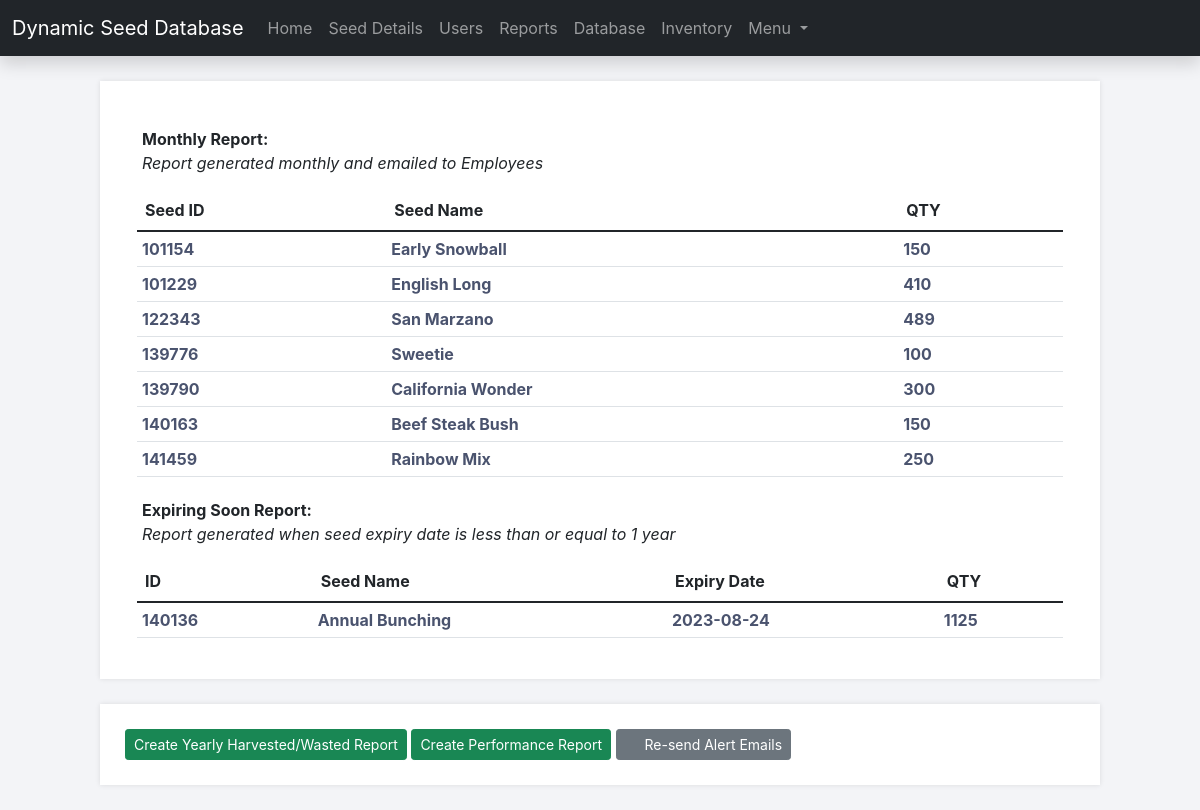
The page /alert-and-report.php (signed in) on the database its author committed.
### tables this page shows
CREATE TABLE `seeds_inventory` (
  `seed_id` int(6) NOT NULL,
  `seed_name` varchar(30) NOT NULL,
  `quantity` int(6) NOT NULL,
  `plant_date` date NOT NULL,
  `harvest_date` date NOT NULL,
  `purchase_date` date NOT NULL
);

CREATE TABLE `Seeds` (
  `seed_id` int(11) NOT NULL,
  `SeedName` varchar(50) NOT NULL,
  `SeedCategory` varchar(15) NOT NULL,
  `PlantingTime` varchar(75) NOT NULL,
  `GrowthTime` varchar(15) NOT NULL,
  `SeedHarvest` date DEFAULT NULL,
  `years` int(11) NOT NULL,
  `ExpireDate` date DEFAULT NULL,
  `ExpireDate2` varchar(15) NOT NULL,
  `PurchaseDate` varchar(20) DEFAULT NULL,
  `quantity1` int(11) DEFAULT NULL
);

### alert-and-report.php (the view, shortened to what this page needs)
<?php
$DATABASE_HOST = 'localhost';
$DATABASE_USER = 'phpmyadmin';
$DATABASE_PASS = 'root';
$DATABASE_NAME = 'dynamic_seed_management';
$con = mysqli_connect($DATABASE_HOST, $DATABASE_USER, $DATABASE_PASS, $DATABASE_NAME);
$stmt = $con->prepare('SELECT * FROM user WHERE id = ?');
$stmt->bind_param('i', $_SESSION['id']);
$stmt->execute();
$stmt->bind_result($id, $username, $full_name, $birth_date, $email_address, $password, $user_type, $isAdmin);
?>
<!DOCTYPE html>
<html>
	<head>
		<link href="style.css" rel="stylesheet" type="text/css">
		<link rel="stylesheet" href="https://use.fontawesome.com/releases/v5.7.1/css/all.css">
    	<link href="https://cdn.jsdelivr.net/npm/bootstrap@5.1.3/dist/css/bootstrap.min.css"
			  rel="stylesheet"
>
	</head>
	<body class="loggedin">
		<nav class="navbar navbar-expand-lg navbar-dark bg-dark shadow">
		  <div class="container-fluid">
			<a class="navbar-brand" href="#">Dynamic Seed Database</a>
			<div class="collapse navbar-collapse" id="navbarNavDropdown">
			  <ul class="navbar-nav">
				<li class="nav-item">
				  <a class="nav-link" aria-current="page" href="home.php">Home</a>
				</li>
				<li class="nav-item">
				  <a class="nav-link" href="seed-page.php">Seed Details</a>
				</li>
				<?php
				if ($isAdmin == 'yes') {
				echo  '<li class="nav-item active"><a class="nav-link" href="users.php">Users</a></li>',
					  '<li class="nav-item"><a class="nav-link" href="alert-and-report.php">Reports</a></li>',
					  '<li class="nav-item"><a class="nav-link" href="seed-database.php">Database</a></li>';
				} ?>
				<li class="nav-item">
				  <a class="nav-link" href="inventory.php">Inventory</a>
				</li>
				<li class="nav-item dropdown">
				  <a class="nav-link dropdown-toggle" href="#" id="navbarDropdownMenuLink" role="button" data-bs-toggle="dropdown" aria-expanded="false">
					Menu
				  </a>
				</li>
			  </ul>
			</div>
		  </div>
		</nav>
		<div class="content">
			<div>
		<div class="mt-3">
			<div class="container-fluid">
				<p><b>Monthly Report: </b><br>
				<i>Report generated monthly and emailed to Employees</i>
				</p>
				<table class="table">
					<thead>
					<tr>
						<th scope="col">Seed ID</th>
						<th scope="col">Seed Name</th>
						<th scope="col">QTY</th>
					</tr>
					</thead>
					<?php
					$query = mysqli_query($con, "SELECT * FROM seeds_inventory WHERE quantity<1000;");
					while($row = mysqli_fetch_assoc($query)){ ?>
					<tr>
						<td><?php echo $row['seed_id']; ?></td>
						<td><?php echo $row['seed_name']; ?></td>
						<td><?php echo $row['quantity']; ?></td>
					</tr>
					<?php } ?>
				</table>
				<p><b>Expiring Soon Report:</b> <br>
				<i>Report generated when seed expiry date is less than or equal to 1 year</i>
				</p>
				<table class="table">
					<thead>
					<tr>
						<th scope="col">ID</th>
						<th scope="col">Seed Name</th>
						<th scope="col">Expiry Date</th>
						<th scope="col">QTY</th>
					</tr>
					</thead>
					<?php
					$query = mysqli_query($con, "SELECT * FROM Seeds WHERE years<=1;");
					while($row = mysqli_fetch_assoc($query)){ ?>
					<tr>
						<td><?php echo $row['seed_id']; ?></td>
						<td><?php echo $row['SeedName']; ?></td>
						<td><?php echo $row['ExpireDate']; ?></td>
						<td><?php echo $row['quantity1']; ?></td>
					</tr>
					<?php } ?>
				</table>
			</div>
				</div>
			</div>
			<div>
				<a href="top5seeds.php" class="btn btn-success btn-sm text-decoration-none">Create Yearly Harvested/Wasted Report</a>
				<a href="performanceuser.php" class="btn btn-success btn-sm text-decoration-none">Create Performance Report</a>
				<a href="generate-report.php" class="btn btn-secondary btn-sm" type="button"><span class="spinner-grow spinner-grow-sm" role="status" aria-hidden="true"></span> Re-send Alert Emails</a>
		</div>
		</div>
	</body>
</html>

### style.css (style rules this page uses)
* { box-sizing: border-box; font-family: -apple-system, BlinkMacSystemFont, "segoe ui", roboto, oxygen, ubuntu, cantarell, "fira sans", "droid sans", "helvetica neue", Arial, sans-serif; font-size: 16px; -webkit-font-smoothing: antialiased; -moz-osx-font-smoothing: grayscale; }
body { background-color: #212529; }
body.loggedin { background-color: #f3f4f7; }
.content { width: 1000px; margin: 0 auto; }
.content > p, .content > div { box-shadow: 0 0 5px 0 rgba(0, 0, 0, 0.1); margin: 25px 0; padding: 25px; background-color: #fff; }
.content > p table td, .content > div table td { padding: 5px; font-weight: bold; color: #4a536e; padding-right: 15px; }
.content > div p { padding: 5px; margin: 0 0 10px 0; }

### rows shown on the page
seeds_inventory: seed_id "101154", seed_name "Early Snowball", quantity "150"
seeds_inventory: seed_id "101229", seed_name "English Long", quantity "410"
seeds_inventory: seed_id "122343", seed_name "San Marzano", quantity "489"
seeds_inventory: seed_id "139776", seed_name "Sweetie", quantity "100"
seeds_inventory: seed_id "139790", seed_name "California Wonder", quantity "300"
seeds_inventory: seed_id "140163", seed_name "Beef Steak Bush", quantity "150"
seeds_inventory: seed_id "141459", seed_name "Rainbow Mix", quantity "250"
seeds: seed_id "140136", SeedName "Annual Bunching", ExpireDate "2023-08-24", quantity1 "1125"
